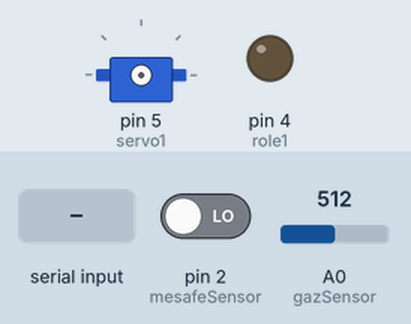
Simulated run of this sketch. Board: Arduino Uno, built with avr-gcc and run on an emulated ATmega328P. On the bench: servo, output pins drawn as LEDs (lit = HIGH). Inputs (shaded band) come from the test bench; at power-on: pin 2 (mesafeSensor) LOW, A0 (gazSensor) = 512. What the sketch prints to the serial monitor is not drawn.

Above: at 1.2 s.
1.3 s: "0" received over Serial
2.8 s: "1" received over Serial
At 3.5 s:
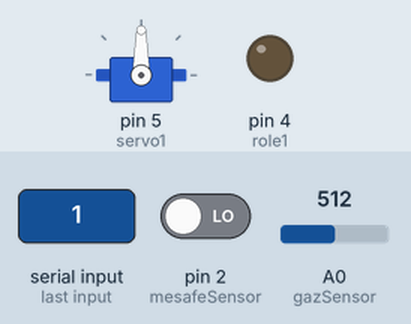
4.3 s: "2" received over Serial
At 4.6 s:
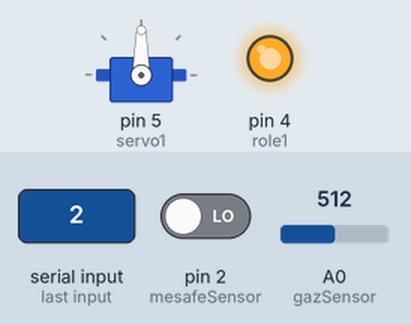
9.6 s: "0" received over Serial
At 11.0 s:
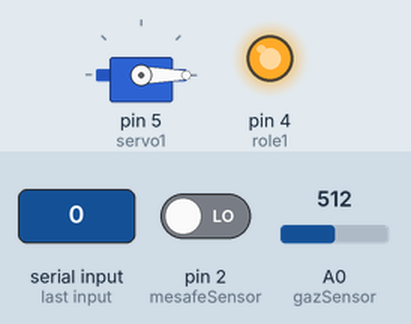
Timing chart, 0 to 12.1 s (numbered marks = the images above; inputs shaded):
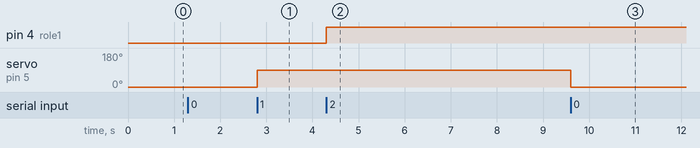

Measured:
- after the input at 2.8 s, servo on pin 5 (servo1): 0° → 90° at once
- after the input at 4.3 s, pin 4 (role1): LOW → HIGH at once
- after the input at 9.6 s, servo on pin 5 (servo1): 90° → 0° at once

The sketch:

nodeKart.ino
```cpp
#include <Servo.h>
Servo motor;

#define role1 4
#define role2 0
#define servo1 5

#define mesafeSensor 2
#define gazSensor A0

void setup() {
  pinMode(role1, OUTPUT);
  pinMode(role2, OUTPUT);
  pinMode(mesafeSensor, INPUT);
  pinMode(gazSensor, INPUT);
  Serial.begin(115200);
}

void loop() {

    if (digitalRead(mesafeSensor) == HIGH && analogRead(gazSensor)>250) { Serial.println("ikiHata"); }
    else if (digitalRead(mesafeSensor) == HIGH && analogRead(gazSensor) < 250) { Serial.println("mesafe"); }
    else if (digitalRead(mesafeSensor) == LOW && analogRead(gazSensor) > 250) { Serial.println("gaz"); }
    else { Serial.println("hataYok"); }

  while(Serial.available()){
    char c = Serial.read();
    if(c == '0')
    {
        motor.attach(servo1);
        motor.write(0);
        delay(1000);
    }
    else if(c == '1')
    {
        motor.attach(servo1);
        motor.write(90);
        delay(1000);
    }
    else if(c == '2')
    {
        digitalWrite(role1,HIGH);
    }
     else if(c == '3')
    {
        digitalWrite(role1,LOW);
    }
    else if(c == '4')
    {
        digitalWrite(role2,HIGH);
    }
    else if(c == '5')
    {
        digitalWrite(role2,LOW);
    }
    }
}
```
